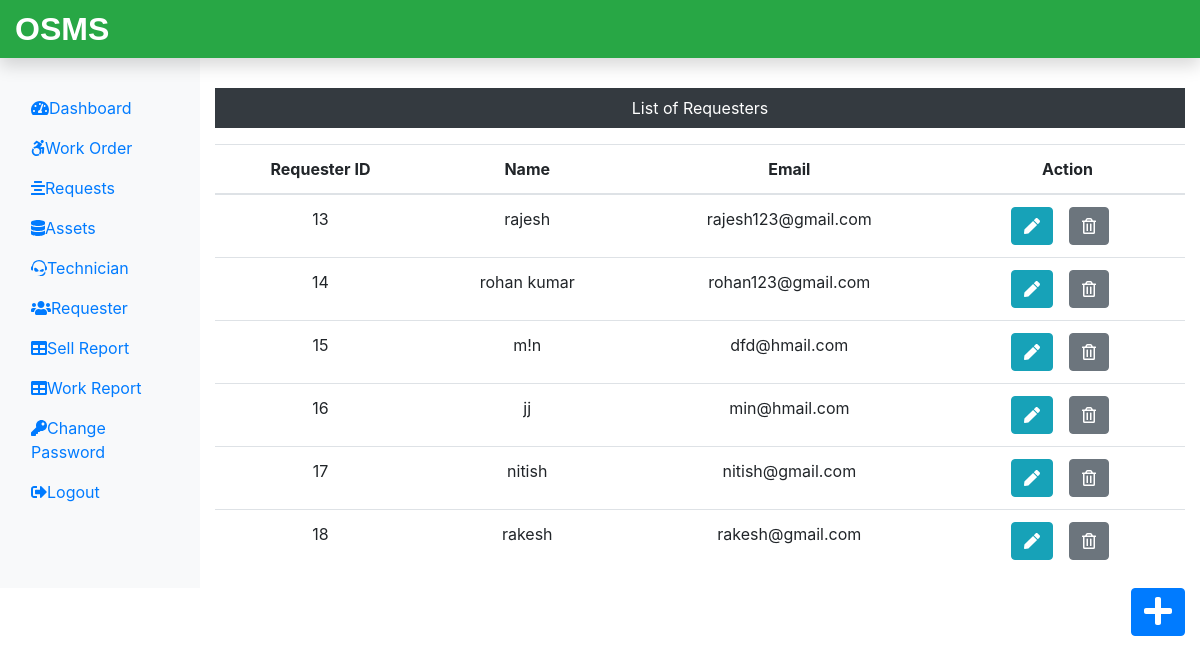
/Admin/requester.php (signed in), run on the app's committed database.
### tables this page shows
CREATE TABLE `requestlogin_tb` (
  `r_login_id` int(11) NOT NULL,
  `r_name` varchar(60) NOT NULL,
  `r_email` varchar(60) NOT NULL,
  `r_password` varchar(60) NOT NULL
);

### Admin/requester.php (the view, shortened to what this page needs)
<?php
include('includes/header.php');
include('../dbconnection.php');
?>
<div class="col-sm-9 col-md-10 mt-5 text-center">
 <p class="bg-dark text-white p-2">List of Requesters</p>
 <?php
  $sql = "SELECT * FROM requestlogin_tb";
  $result = $conn->query($sql);
  if($result->num_rows > 0){
   echo '<table class="table">';
    echo '<thead>';
     echo '<tr>';
      echo '<th scope="col">Requester ID</th>';
      echo '<th scope="col">Name</th>';
      echo '<th scope="col">Email</th>';
      echo '<th scope="col">Action</th>';
     echo '</tr>';
    echo '</thead>';
    echo '<tbody>';
     while($row = $result->fetch_assoc()){
      echo '<tr>';
       echo '<td>'.$row["r_login_id"].'</td>';
       echo '<td>'.$row["r_name"].'</td>';
       echo '<td>'.$row["r_email"].'</td>';
       echo '<td>';
        echo '<form action="editreq.php" class="d-inline" method="POST">';
         echo '<input type="hidden" name="id" value='.$row["r_login_id"].'><button type="submit" class="btn btn-info mr-3" name="edit" value="Edit"><i class="fas fa-pen"></i></button>';
        echo '</form>';
        echo '<form action="" method="POST" class="d-inline">';
        echo '<input type="hidden" name="id" value='.$row["r_login_id"].'><button type="submit" class="btn btn-secondary mr-3" name="delete" value="Delete"><i class="far fa-trash-alt"></i></button>';
       echo '</form>';
       echo '</td>';
      echo '</tr>';
     }
    echo '</tbody>';
   echo '</table>';
  } else {
   echo '0 Result';
  }
 ?>
</div>
  </div>
  <div class="float-right"><a href="insertreq.php" class="btn btn-primary"><i class="fas fa-plus fa-2x"></i></a></div>
 </div>
<?php include('includes/footer.php')?>

### data on the page
requestlogin_tb: r_login_id "13", r_name "rajesh", r_email "rajesh123@gmail.com"
requestlogin_tb: r_login_id "14", r_name "rohan kumar", r_email "rohan123@gmail.com"
requestlogin_tb: r_login_id "15", r_name "m!n", r_email "dfd@hmail.com"
requestlogin_tb: r_login_id "16", r_name "jj", r_email "min@hmail.com"
requestlogin_tb: r_login_id "17", r_name "nitish", r_email "nitish@gmail.com"
requestlogin_tb: r_login_id "18", r_name "rakesh", r_email "rakesh@gmail.com"
